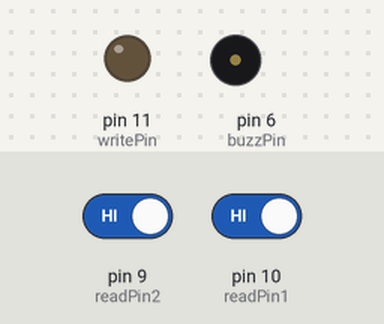
The sketch below on a simulated Arduino Uno, built with avr-gcc and run on an emulated ATmega328P. On the bench: output pins drawn as LEDs (lit = HIGH), buzzer (waves = sounding). Inputs (shaded band) come from the test bench; at power-on: pin 9 (readPin2) HIGH, pin 10 (readPin1) HIGH.

Above: at 1.2 s.
1.3 s: pin 9 (readPin2) driven LOW
At 1.42 s:
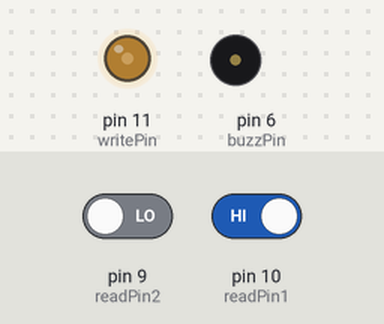
At 2.4 s:
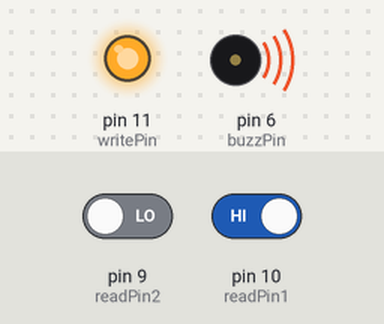
3.3 s: pin 9 (readPin2) driven HIGH and pin 10 (readPin1) driven LOW
At 5.1 s:
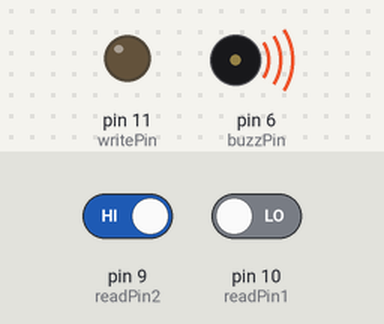
Timing chart, 0 to 6.6 s (numbered marks = the images above; inputs shaded):
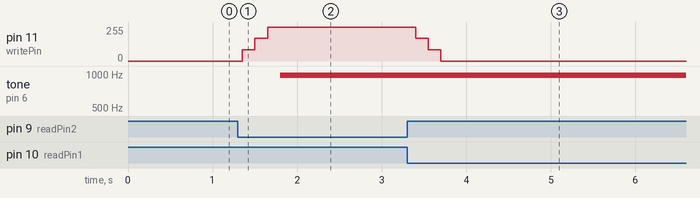

The sketch:

ButtonDim.ino
```cpp
int readPin1 =10;
int readPin2 = 9;
int writePin = 11;
int buzzPin = 6;
int brightness = 0;
int val1,val2;
int bzt = 50;
void setup() {
  // put your setup code here, to run once:
  pinMode(readPin1,INPUT);
  pinMode(readPin2,INPUT);
  pinMode(writePin,OUTPUT);
  pinMode(buzzPin,OUTPUT);
  Serial.begin(9600);
}

void loop() {
  // put your main code here, to run repeatedly:
  val1 = digitalRead(readPin1);
  val2 = digitalRead(readPin2);
  //Serial.println(val1);
  //Serial.println(val2);
  //delay(5000);
  if(val1 == 0){
    if(brightness>=85){
      brightness = brightness - 85;
    }
    else{
      //beep
      analogWrite(buzzPin,127);
      delay(bzt);
      analogWrite(buzzPin,0);
    }
  }
  if(val2 == 0){
    if(brightness<=192){
      brightness = brightness + 85;
    }
    else{
      //beep
      analogWrite(buzzPin,127);
      delay(bzt);
      analogWrite(buzzPin,0);
    }
  }
  //Serial.println(brightness);
  analogWrite(writePin,brightness);
  delay(150);
}
```

Measured:
- after the input at 1.3 s, pin 11 (writePin): 0/255 → 85/255 after 0.05 s, → 170/255 0.15 s later, → 255/255 0.15 s later; tone on pin 6 (buzzPin): silent → 977 Hz after 0.50 s
- after the input at 3.3 s, pin 11 (writePin): 255/255 → 170/255 after 0.10 s, → 85/255 0.15 s later, → 0/255 0.15 s later
